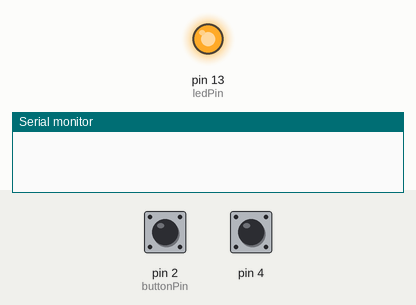
A sketch run on a simulated Arduino Uno, built with avr-gcc and run on an emulated ATmega328P. On the bench: output pins drawn as LEDs (lit = HIGH), the last lines printed to the serial monitor. Inputs (shaded band) come from the test bench; at power-on: pin 2 (buttonPin) HIGH, pin 4 HIGH.

Above: at 1.2 s.
1.3 s: pin 2 (buttonPin) pulled LOW for 0.15 s
At 1.5 s:
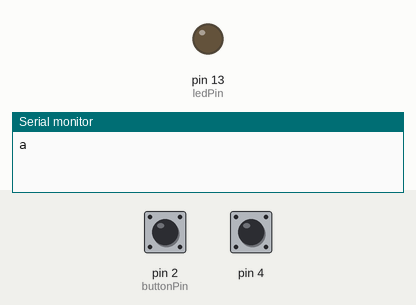
4.8 s: pin 2 (buttonPin) pulled LOW for 3.2 s
At 8.4 s:
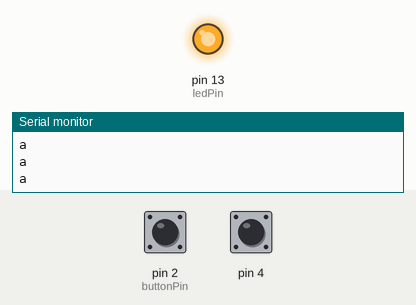
Timing chart, 0 to 9.9 s (numbered marks = the images above; inputs shaded):
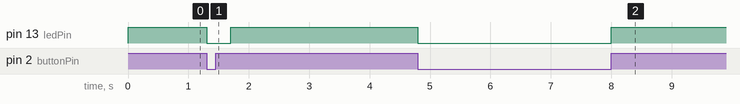

Measured:
- after the input at 1.3 s, pin 13 (ledPin): HIGH → LOW at once, → HIGH 0.40 s later
- after the input at 4.8 s, pin 13 (ledPin): HIGH → LOW at once, → HIGH 3.2 s later

The sketch:

Start_Monster_Moto_Shield_Wroking_with_forward_and_backwards.ino
```cpp
// constants won't change. They're used here to set pin numbers:
const int buttonPin = 2;     // the number of the pushbutton pin
const int ledPin =  13;      // the number of the LED pin
int buttonState2;


// variables will change:
int buttonState = 0;         // variable for reading the pushbutton status


void setup() {
  // initialize the LED pin as an output:
  pinMode(ledPin, OUTPUT);
  // initialize the pushbutton pin as an input:
  pinMode(buttonPin, INPUT_PULLUP);
  pinMode(4, INPUT_PULLUP);
Serial.begin(9600);
}

void loop() {

  // read the state of the pushbutton value:
  buttonState = digitalRead(buttonPin);
  buttonState2 = digitalRead(4);
  // check if the pushbutton is pressed. If it is, the buttonState is HIGH:
  if (buttonState == HIGH) {
    // turn LED on:
    digitalWrite(ledPin, HIGH);
    if (buttonState2 == LOW)
{ Serial.println("b");

    }
  } else {
    // turn LED off:
    digitalWrite(ledPin, LOW);
Serial.println("a");
    delay(400);

  }
}
```
